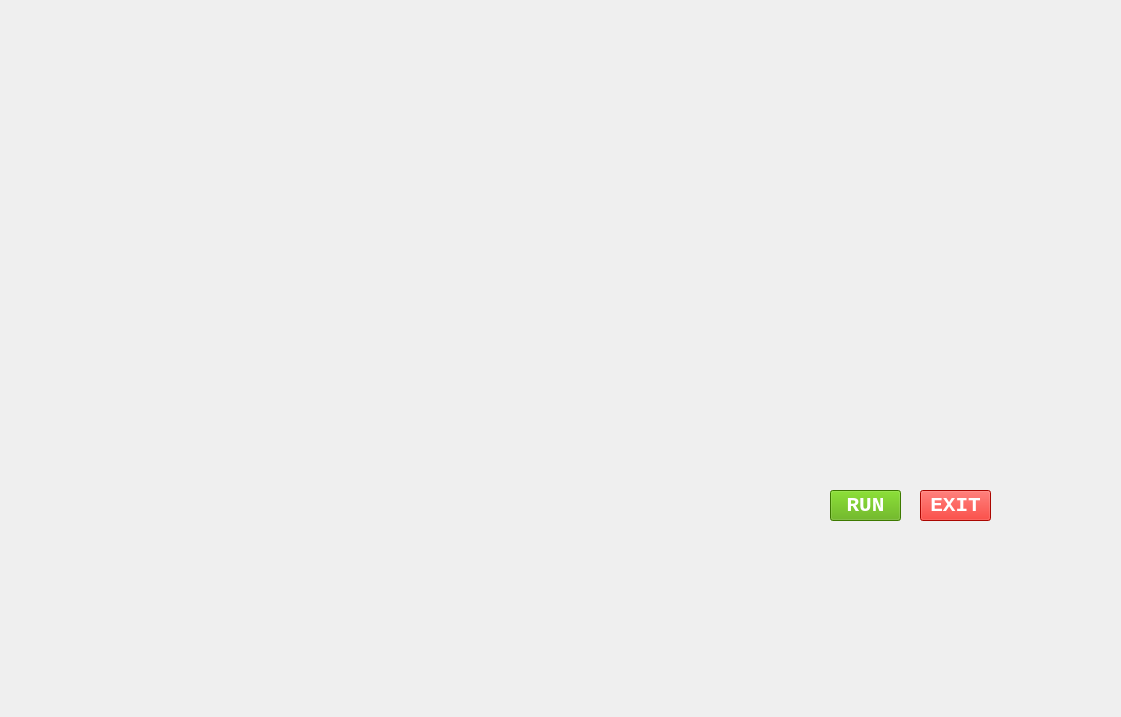
<?xml version="1.0" encoding="UTF-8"?>
<ui version="4.0">
 <class>NeonGUI</class>
 <widget class="QMainWindow" name="NeonGUI">
  <property name="geometry">
   <rect>
    <x>0</x>
    <y>0</y>
    <width>1121</width>
    <height>717</height>
   </rect>
  </property>
  <property name="windowTitle">
   <string>MainWindow</string>
  </property>
  <widget class="QWidget" name="centralwidget">
   <widget class="QLabel" name="label">
    <property name="geometry">
     <rect>
      <x>-10</x>
      <y>-20</y>
      <width>1141</width>
      <height>741</height>
     </rect>
    </property>
    <property name="text">
     <string/>
    </property>
    <property name="pixmap">
     <pixmap>C:/Users/Jithu/Downloads/7LP8.gif</pixmap>
    </property>
    <property name="scaledContents">
     <bool>true</bool>
    </property>
   </widget>
   <widget class="QLabel" name="label_2">
    <property name="geometry">
     <rect>
      <x>100</x>
      <y>390</y>
      <width>221</width>
      <height>211</height>
     </rect>
    </property>
    <property name="text">
     <string/>
    </property>
    <property name="pixmap">
     <pixmap>C:/Users/Jithu/Downloads/XDZT.gif</pixmap>
    </property>
    <property name="scaledContents">
     <bool>true</bool>
    </property>
   </widget>
   <widget class="QPushButton" name="pushButton">
    <property name="geometry">
     <rect>
      <x>830</x>
      <y>490</y>
      <width>71</width>
      <height>31</height>
     </rect>
    </property>
    <property name="font">
     <font>
      <family>Courier New</family>
      <pointsize>16</pointsize>
      <bold>true</bold>
     </font>
    </property>
    <property name="styleSheet">
     <string notr="true">background-color: rgb(85, 170, 0);
color: rgb(255, 255, 255);
background-color: rgb(85, 170, 0);


selection-background-color: rgb(255, 0, 0);</string>
    </property>
    <property name="text">
     <string>RUN</string>
    </property>
   </widget>
   <widget class="QPushButton" name="pushButton_2">
    <property name="geometry">
     <rect>
      <x>920</x>
      <y>490</y>
      <width>71</width>
      <height>31</height>
     </rect>
    </property>
    <property name="font">
     <font>
      <family>Courier New</family>
      <pointsize>16</pointsize>
      <bold>true</bold>
     </font>
    </property>
    <property name="styleSheet">
     <string notr="true">background-color: rgb(85, 170, 0);
background-color: rgb(238, 8, 0);
color: rgb(255, 255, 255);


selection-background-color: rgb(255, 0, 0);</string>
    </property>
    <property name="text">
     <string>EXIT</string>
    </property>
   </widget>
   <widget class="QLabel" name="label_3">
    <property name="geometry">
     <rect>
      <x>10</x>
      <y>10</y>
      <width>411</width>
      <height>101</height>
     </rect>
    </property>
    <property name="text">
     <string/>
    </property>
    <property name="pixmap">
     <pixmap>C:/Users/Jithu/Downloads/Jarvis_Loading_Screen.gif</pixmap>
    </property>
    <property name="scaledContents">
     <bool>false</bool>
    </property>
   </widget>
   <widget class="QTextBrowser" name="textBrowser">
    <property name="geometry">
     <rect>
      <x>600</x>
      <y>30</y>
      <width>251</width>
      <height>51</height>
     </rect>
    </property>
    <property name="font">
     <font>
      <family>Nirmala UI</family>
      <pointsize>16</pointsize>
      <bold>true</bold>
     </font>
    </property>
    <property name="styleSheet">
     <string notr="true">background:transparent;
border:none;</string>
    </property>
   </widget>
   <widget class="QTextBrowser" name="textBrowser_2">
    <property name="geometry">
     <rect>
      <x>850</x>
      <y>30</y>
      <width>251</width>
      <height>51</height>
     </rect>
    </property>
    <property name="font">
     <font>
      <family>Nirmala UI</family>
      <pointsize>16</pointsize>
      <bold>true</bold>
     </font>
    </property>
    <property name="styleSheet">
     <string notr="true">background:transparent;
border:none;</string>
    </property>
   </widget>
   <widget class="QLabel" name="label_4">
    <property name="geometry">
     <rect>
      <x>0</x>
      <y>600</y>
      <width>1111</width>
      <height>121</height>
     </rect>
    </property>
    <property name="text">
     <string/>
    </property>
    <property name="pixmap">
     <pixmap>C:/Users/Jithu/Downloads/D4Ll.gif</pixmap>
    </property>
    <property name="scaledContents">
     <bool>true</bool>
    </property>
   </widget>
  </widget>
 </widget>
 <resources/>
 <connections/>
</ui>
